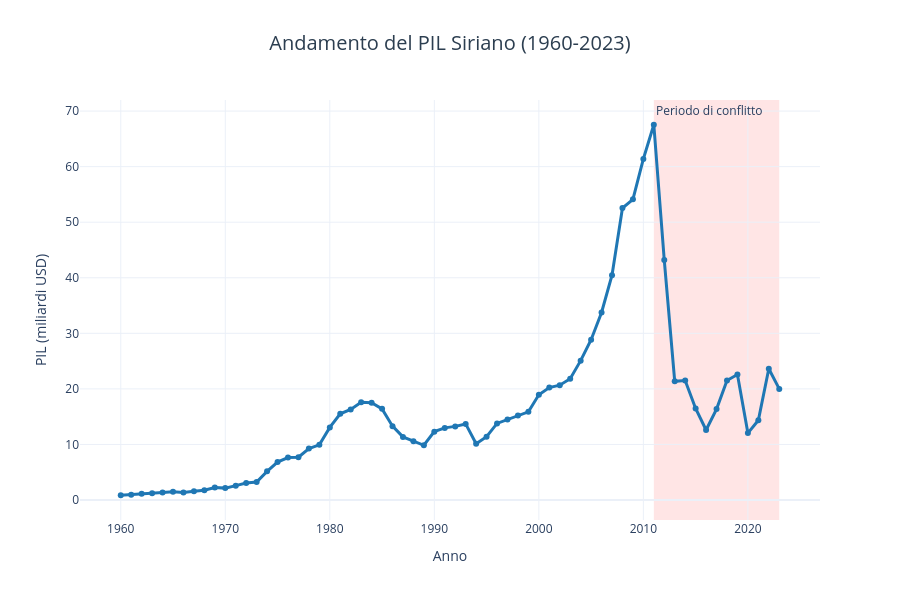

Source (notebook cell):
### Markdown cell above
## 1. Andamento del PIL e Crescita Economica
Il PIL siriano ha subito un drastico calo durante il conflitto, con segnali di ripresa negli ultimi anni.

### Code cell
# Estrazione e preparazione dati PIL
gdp_data = df[df['Series Code'] == 'NY.GDP.MKTP.CD'].iloc[0]
years = [col.split('[')[0].strip() for col in df.columns if '[YR' in col]
gdp_values = []

for col in df.columns:
    if '[YR' in col:
        val = gdp_data[col]
        if val != '..':
            gdp_values.append(float(val))
        else:
            gdp_values.append(None)

# Creazione DataFrame per il PIL
gdp_df = pd.DataFrame({
    'Anno': years,
    'PIL (miliardi USD)': [v/1e9 if v else None for v in gdp_values]
})
gdp_df['Anno'] = pd.to_numeric(gdp_df['Anno'])
gdp_df = gdp_df.dropna()

# Grafico interattivo PIL
fig_gdp = go.Figure()

fig_gdp.add_trace(go.Scatter(
    x=gdp_df['Anno'],
    y=gdp_df['PIL (miliardi USD)'],
    mode='lines+markers',
    name='PIL',
    line=dict(color='#1f77b4', width=3),
    marker=dict(size=6),
    hovertemplate='<b>Anno %{x}</b><br>PIL: $%{y:.2f}B<extra></extra>'
))

# Evidenziare periodo di conflitto (2011-presente)
fig_gdp.add_vrect(
    x0=2011, x1=2023,
    fillcolor="red", opacity=0.1,
    layer="below", line_width=0,
    annotation_text="Periodo di conflitto", annotation_position="top left"
)

fig_gdp.update_layout(
    title={
        'text': 'Andamento del PIL Siriano (1960-2023)',
        'x': 0.5,
        'xanchor': 'center',
        'font': {'size': 20, 'color': '#2c3e50'}
    },
    xaxis_title='Anno',
    yaxis_title='PIL (miliardi USD)',
    hovermode='x unified',
    template='plotly_white',
    height=600,
    font=dict(size=12)
)

fig_gdp.show()

print(f"\n📊 PIL massimo: ${gdp_df['PIL (miliardi USD)'].max():.2f}B nel {gdp_df.loc[gdp_df['PIL (miliardi USD)'].idxmax(), 'Anno']:.0f}")
print(f"📉 PIL minimo (post-2010): ${gdp_df[gdp_df['Anno'] >= 2010]['PIL (miliardi USD)'].min():.2f}B nel {gdp_df.loc[gdp_df[gdp_df['Anno'] >= 2010]['PIL (miliardi USD)'].idxmin(), 'Anno']:.0f}")

### Figure 1 — Plotly figure (JSON) as saved in the notebook; plotly's stock layout.template omitted (floating-point values rounded to 4 significant figures)
{"data": [{"hovertemplate": "<b>Anno %{x}</b><br>PIL: $%{y:.2f}B<extra></extra>", "line": {"color": "#1f77b4", "width": 3}, "marker": {"size": 6}, "mode": "lines+markers", "name": "PIL", "type": "scatter", "x": [1960, 1961, 1962, 1963, 1964, 1965, 1966, 1967, 1968, 1969, 1970, 1971, 1972, 1973, 1974, 1975, 1976, 1977, 1978, 1979, 1980, 1981, 1982, 1983, 1984, 1985, 1986, 1987, 1988, 1989, 1990, 1991, 1992, 1993, 1994, 1995, 1996, 1997, 1998, 1999, 2000, 2001, 2002, 2003, 2004, 2005, 2006, 2007, 2008, 2009, 2010, 2011, 2012, 2013, 2014, 2015, 2016, 2017, 2018, 2019, 2020, 2021, 2022, 2023], "y": [0.8577, 0.9452, 1.111, 1.2, 1.339, 1.472, 1.342, 1.58, 1.754, 2.245, 2.14, 2.59, 3.06, 3.239, 5.16, 6.827, 7.634, 7.696, 9.275, 9.93, 13.06, 15.52, 16.3, 17.59, 17.5, 16.4, 13.29, 11.36, 10.58, 9.853, 12.31, 12.98, 13.25, 13.7, 10.12, 11.4, 13.79, 14.51, 15.2, 15.87, 18.94, 20.24, 20.67, 21.83, 25.09, 28.86, 33.75, 40.47, 52.56, 54.11, 61.39, 67.54, 43.19, 21.36, 21.5, 16.47, 12.6, 16.37, 21.5, 22.58, 12.05, 14.35, 23.62, 19.99]}], "layout": {"annotations": [{"showarrow": false, "text": "Periodo di conflitto", "x": 2011, "xanchor": "left", "xref": "x", "y": 1, "yanchor": "top", "yref": "y domain"}], "font": {"size": 12}, "height": 600, "hovermode": "x unified", "shapes": [{"fillcolor": "red", "layer": "below", "line": {"width": 0}, "opacity": 0.1, "type": "rect", "x0": 2011, "x1": 2023, "xref": "x", "y0": 0, "y1": 1, "yref": "y domain"}], "title": {"font": {"color": "#2c3e50", "size": 20}, "text": "Andamento del PIL Siriano (1960-2023)", "x": 0.5, "xanchor": "center"}, "xaxis": {"title": {"text": "Anno"}}, "yaxis": {"title": {"text": "PIL (miliardi USD)"}}}}
